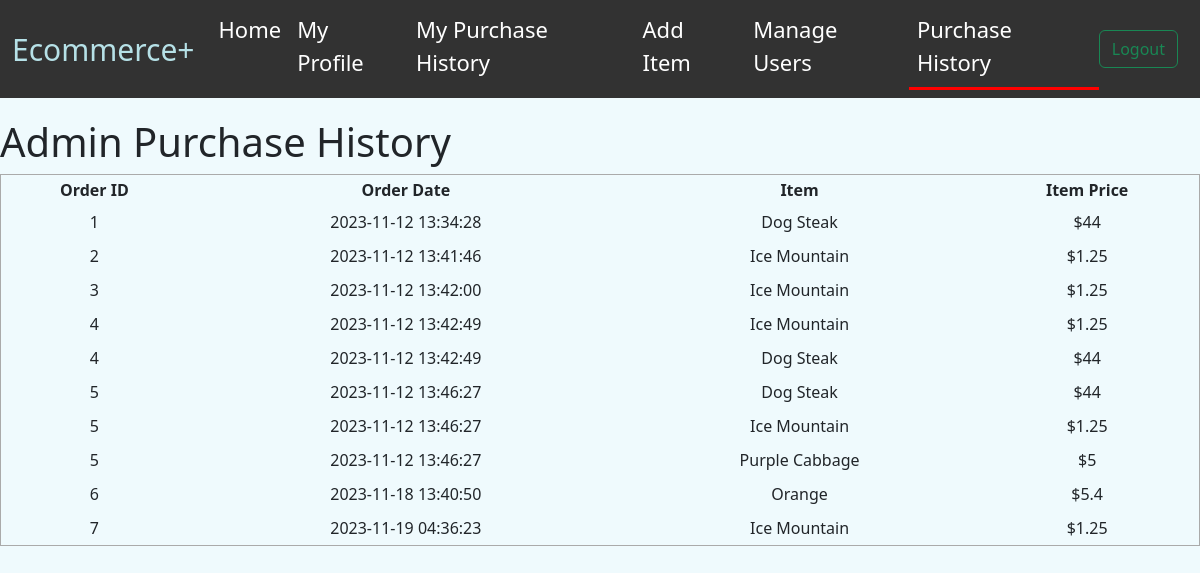
/purchase_history (signed in), run on the app's committed database.
### tables this page shows
CREATE TABLE order_items (
    order_item_id INTEGER PRIMARY KEY AUTOINCREMENT,
    order_id INT,
    product_id INT,
    product_name VARCHAR(255),
    product_price DECIMAL(10, 2),
    quantity INT,
    FOREIGN KEY (order_id) REFERENCES orders(order_id)
);

CREATE TABLE orders (
    order_id INTEGER PRIMARY KEY AUTOINCREMENT,
    user_id INTEGER NOT NULL,
    order_date DATETIME DEFAULT CURRENT_TIMESTAMP,
    order_price DECIMAL(10, 2) NOT NULL,
    order_payment_method VARCHAR(255) NOT NULL,
    card_id INTEGER,  
    FOREIGN KEY (user_id) REFERENCES users(user_id),
    FOREIGN KEY (card_id) REFERENCES card_details(card_id)  
);

### app.py (the view)
@app.route("/purchase_history", methods=["GET", "POST"])
def purchase_history():
    try:
        if request.method == "GET":
            conn = get_db_connection()
            orders = conn.execute(
                "SELECT * FROM order_items oi JOIN orders o ON oi.order_id = o.order_id"
            ).fetchall()
            conn.close()
            return render_template("purchase_history.html", orders=orders)
    except Exception as e:
        print(str(e))
        return redirect("/")

### app.py (called while the page is built)
def get_db_connection():
    conn = sqlite3.connect("sql_database.db")
    conn.row_factory = sqlite3.Row
    return conn

### templates/purchase_history.html (shortened to what this page needs)
{% extends 'base.html' %}
{% block body %}
<body>
    <h1>Admin Purchase History</h1>
    <table>
        <tr>
            <th>Order ID</th>
            <th>Order Date</th>
            <th>Item</th>
            <th>Item Price</th>
        </tr>
        {% for order in orders %}
        <tr>
            <td>{{ order.order_id }}</td>
            <td>{{ order.order_date }}</td>
            <td>{{ order.product_name }}</td>
            <td>${{ order.product_price }}</td>
        </tr>
        {% endfor %}
    </table>
</body>
{% endblock %}

### static/css/main.css (style rules this page uses)
* { margin: 0; padding: 0; }
body, html { height: 100%; font-family: sans-serif; }
table, td, th { border: 1px solid #aaa; text-align: center; }
table { border-collapse: collapse; width: 100%; }
th { height: 30px; }
td { text-align: center; padding: 5px; }
body { background-color: #EFFAFD !important; }

### data on the page
order_items: order_id "1", order_date "2023-11-12 13:34:28", product_name "Dog Steak", product_price "44"
order_items: order_id "2", order_date "2023-11-12 13:41:46", product_name "Ice Mountain", product_price "1.25"
order_items: order_id "3", order_date "2023-11-12 13:42:00", product_name "Ice Mountain", product_price "1.25"
order_items: order_id "4", order_date "2023-11-12 13:42:49", product_name "Ice Mountain", product_price "1.25"
order_items: order_id "4", order_date "2023-11-12 13:42:49", product_name "Dog Steak", product_price "44"
order_items: order_id "5", order_date "2023-11-12 13:46:27", product_name "Dog Steak", product_price "44"
order_items: order_id "5", order_date "2023-11-12 13:46:27", product_name "Ice Mountain", product_price "1.25"
order_items: order_id "5", order_date "2023-11-12 13:46:27", product_name "Purple Cabbage", product_price "5"
order_items: order_id "6", order_date "2023-11-18 13:40:50", product_name "Orange", product_price "5.4"
order_items: order_id "7", order_date "2023-11-19 04:36:23", product_name "Ice Mountain", product_price "1.25"
